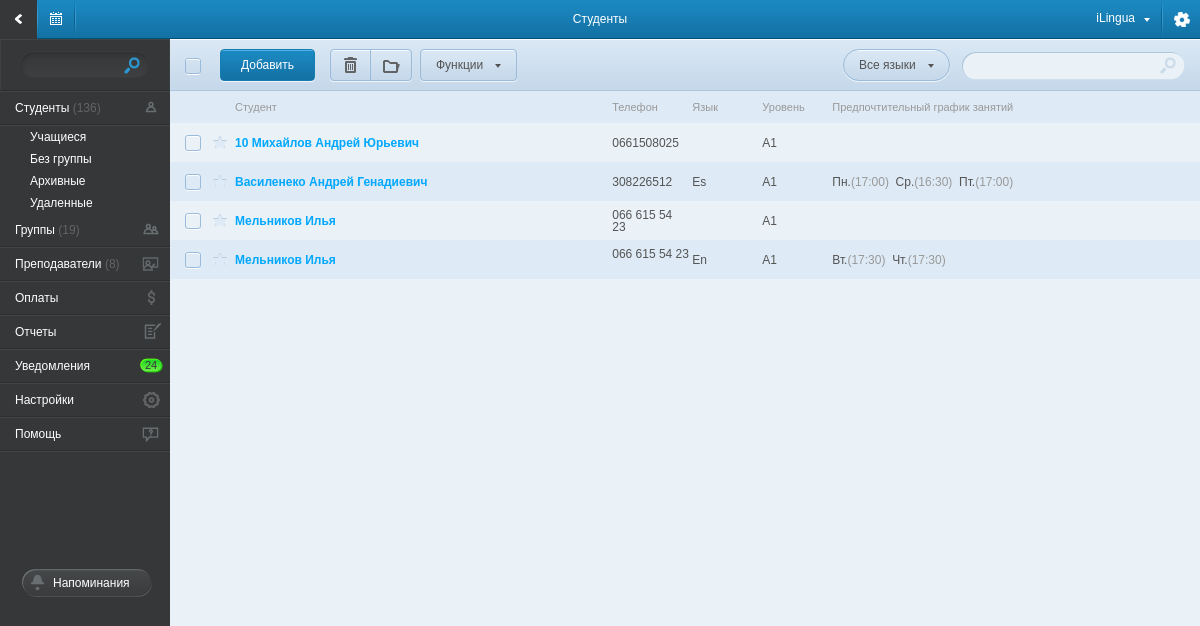
Screenshot of /students/without_group/ with the database file from the repository.
### tables this page shows
CREATE TABLE IF NOT EXISTS `student` (
  `id` int(6) NOT NULL auto_increment,
  `fio` varchar(255) NOT NULL,
  `fio_name` varchar(150) NOT NULL,
  `fio_sname` varchar(150) NOT NULL,
  `fio_mname` varchar(150) NOT NULL,
  `mail` varchar(50) default NULL,
  `phone` varchar(50) NOT NULL,
  `address` varchar(255) default NULL,
  `birthday` timestamp NULL default '0000-00-00 00:00:00',
  `status` int(3) default NULL,
  `comment` text,
  `business_info` varchar(255) default NULL,
  `from_know` varchar(150) default NULL,
  `discount` int(2) default NULL,
  `date` timestamp NOT NULL default '0000-00-00 00:00:00',
  `status_id` int(5) default NULL,
  `test_lesson` timestamp NULL default '0000-00-00 00:00:00',
  `info_obj` text,
  `star` varchar(3) NOT NULL default 'off',
  `delete` varchar(15) NOT NULL default 'live',
  PRIMARY KEY  (`id`)
);

CREATE TABLE IF NOT EXISTS `lang` (
  `id` int(5) NOT NULL auto_increment,
  `name` varchar(100) NOT NULL,
  `short_name` varchar(5) NOT NULL,
  `color` varchar(7) NOT NULL default '#E93030',
  PRIMARY KEY  (`id`)
);

### application/controllers/main.php (called while the page is built, shortened)
<?php if ( ! defined('BASEPATH')) exit('No direct script access allowed');
class main extends CI_Controller{
    function __construct() {
        $this->load->database();
        $this->load->model('list_model',    'list');
        $this->load->model('student_model', 'student');
        $this->load->model('group_model',   'group');
        $this->load->model('payment_model', 'payment');
        $this->load->model('teacher_model', 'teacher');
        $this->load->model('schedule_model','schedule');
        $this->load->helper('valid_data');
        $this->load->helper('date_convert');
        $this->load->helper('student');
        $this->load->helper('other');
    }
    function students( $param = 'live', $status = 1 ){
        $menu_data['student_status']    = $this->list->get_student_status();
        $st_data['status_list']         = $menu_data['student_status'];
        $st_data['lang_list']           = $this->list->get_lang();
        if( $param == 'status' ){
            $st_data['students_list']       = $this->student->get_students_for_status($status);
            $main_data_ar['right_content']  = $this->load->view('page/students_without_group_view', $st_data, TRUE);
        }
        elseif( $param == 'without_group'){
            $st_data['students_list']       = $this->student->get_students_without_group();
            $main_data_ar['right_content']  = $this->load->view('page/students_without_group_view', $st_data, TRUE);
        }
        elseif( $param == 'delete' ){
            $st_data['students_list']       = $this->student->get_del_student();
            $main_data_ar['right_content']  = $this->load->view('page/students_without_group_view', $st_data, TRUE);
        }
        else{
            $st_data['students_list']       = $this->student->get_students_with_lang_group( $param );
            $main_data_ar['right_content']  = $this->load->view('page/students_view', $st_data, TRUE);
        }
        $main_data_ar['title']          = 'Студенты';
        $menu_data['is_students']       = TRUE;
        $main_data_ar['left_menu']      = $this->load->view('component/left_menu_view', $menu_data, TRUE);
        $this->load->view('main_view', $main_data_ar );
    }
}

### index.php (called while the page is built, shortened)
<?php
require_once BASEPATH.'core/CodeIgniter.php';

### application/models/student_model.php (called while the page is built, shortened)
<?php if ( ! defined('BASEPATH')) exit('No direct script access allowed');
class student_model extends CI_Model{
    function get_students_without_group(){
       $query = $this->db->query("  SELECT * FROM `student`
                                    WHERE
                                        `id` NOT IN (   SELECT `student_id`
                                                        FROM
                                                        `student_school_groups`, `school_groups`
                                                        WHERE
                                                            student_school_groups.school_groups_id = school_groups.id
                                                            AND
                                                            school_groups.status != 404
                                                    )
                                        AND
                                        `delete` = 'live' ");
       $return_ar = NULL;
       foreach ( $query->result_array() as $row )
            $return_ar[] = $row;
        return $return_ar;
    }
}

### application/models/list_model.php (called while the page is built, shortened)
<?php if ( ! defined('BASEPATH')) exit('No direct script access allowed');
class list_model extends CI_Model{
    function get_lang(){
        $query = $this->db->query("SELECT * FROM `lang` ORDER BY `name`");
        $return_ar = NULL;
        foreach ( $query->result_array() as $row )
            $return_ar[] = $row;
        return $return_ar;
    }
}

### application/views/page/students_without_group_view.php (the view, shortened to what this page needs)
<div id="right_content">
    <div id="fix_space">
        <div id="fix_top_menu">
            <div id="content_top_block">
                <div id="group_top_block">
                    <div id="check_all_block">
                    </div>
                    <a href="/add_student/" class="top_left_btn_action" style="left:50px;">Добавить</a>
                    <a href="javascript:void(0)" class="top_left_btn top_left_btn_left top_left_btn_del"        style="left:160px;"
                       onclick="del_students('delete')">
                        <div></div>
                    </a>
                    <a href="javascript:void(0)" class="top_left_btn top_left_btn_right top_left_btn_catalog"   style="left:200px;"
                       onclick="del_students('arhive')">
                        <div></div>
                    </a>
                    <a href="javascript:void(0)" class="top_left_btn top_left_btn_list show_slide_list" style="left:250px; width: 80px; position:absolute;">
                        <div>Функции</div>
                    </a>
                    <a href="javascript:void(0)" class="top_left_btn top_left_btn_list show_slide_list lang_filter" style="right:250px; width: 90px; position:absolute;">
                        <div class="jq_lang_filter_title">Все языки</div>
                    </a>
                    <div class="filter_group_top">
                        <input type="text" name="group_filter" id="group_filter" class="jq_st_search" />
                    </div>
                </div>
            </div>
        </div>
    </div>
    <table class="group_tbl ">
        <tr class="group_first_tr">
            <td style="width: 35px;"></td>
            <td style="width: 30px;"></td>
            <td>Студент</td>
            <td style="width: 50px;">Телефон</td>
            <td style="width: 70px;">Язык</td>
            <td style="width: 70px;">Уровень</td>
            <td>Предпочтительный график занятий</td>
        </tr>
        <?
        if ($students_list != NULL):
            foreach ($students_list as $student_ar):
                $info_obj = unserialize($student_ar['info_obj']);
                ?>
                <tr  class="jq_student_str">
                    <td>
                    </td>
                    <td class="group_tbl_star">
                    </td>
                    <td><a href="/student_cart/<?= $student_ar['id'] ?>/"><?= $student_ar['fio'] ?></a></td>
                    <td><?= $student_ar['phone'] ?>&nbsp;&nbsp;&nbsp;&nbsp;</td>
                    <td><? if (is_object($info_obj)) echo $info_obj->prefer_lang ?></td>
                    <td>A1</td>
                    <td><? if (is_object($info_obj)) echo get_schedule_str($info_obj->schedule_ar) ?></td>
                </tr>
                <?
            endforeach;
        else:
            ?>
            <tr>
                <td colspan="8" style="text-align: center;"> В данной категории нет записей </td>
            </tr>
        <? endif; ?>
    </table>
</div>

### application/helpers/student_helper.php (shortened to what this page needs)
<?php if ( ! defined('BASEPATH')) exit('No direct script access allowed');
function get_schedule_str( $schadule_ar ){
    $day_ar = array('Пн.','Вт.','Ср.','Чт.','Пт.','Сб.','Вс.');
    $str = '';
    if( $schadule_ar != NULL ){
        foreach ( $schadule_ar as $day => $time ){
            $time = preg_replace("#(\d{2}:\d{2}):\d{2}#i", "$1", $time);
            $str .= $day_ar[ $day-1 ].'<span>('.$time.')</span>&nbsp;&nbsp;';
        }
    }
    return $str;
}

### css/main.css (style rules this page uses)
body { font-family: Arial,Helvetica,Garuda,sans-serif; font-size: 12px; background-color: #b0b7ba; }
#left_menu, #right_content { display: table-cell; }
#right_content { vertical-align: top; }
#fix_space { height: 52px; }
#content_top_block { background-image: url('/img/bg_center_top_block.png'); height: 52px; position: relative; }
#group_top_block { height: 52px; position: relative; }
#group_top_block div { position: absolute; }
#check_all_block, #check_all_star { width: 20px; height: 20px; left: 0px; top: 18px; }
a.top_left_btn { display: block; position: absolute; width:40px; height: 30px; top: 10px; background-image: url(/img/btn_top_left.png); border: #9abbda solid 1px; border-radius: 4px; box-shadow: 0px 1px 1px #f1f6fa; }
a.top_left_btn_left { border-radius: 4px 0px 0px 4px; }
a.top_left_btn_right { border-radius: 0px 4px 4px 0px; }
a.top_left_btn div { width: inherit; height:inherit; background-image: url(/img/top_pic.png); background-repeat: no-repeat; }
a.top_left_btn_del div { background-position: -37px -58px; }
a.top_left_btn_catalog div { background-position: -4px -58px; }
a.top_left_btn_list { padding-left: 15px; }
a.top_left_btn_list div { background-image: url(/img/top_list_row.png); background-position: right 14px; line-height: 30px; color:#545454; }
a.top_left_btn_action { display: inline-block; position: absolute; top: 10px; height: 30px; line-height: 30px; padding: 0px 20px; color: #fff; background-image: url(/img/btn_top_left_action.png); border: #177cb1 solid 1px; border-radius: 4px; box-shadow: 0px 1px 1px #f1f6fa; }
.lang_filter { border-radius: 20px !important; }
.filter_group_top { background-image: url('/img/filter_group_top.png'); width: 224px; height: 29px; right: 15px; top: 12px; }
.filter_group_top input { position: absolute; width: 180px; height: 16px; left:10px; top: 6px; background: none; border: none; color:#a1a1a1; }
.group_tbl, .memo_tbl { width: 100%; border-collapse: collapse; }
.group_tbl tr:nth-child(odd), .memo_tbl tr:nth-child(odd) { background-color: #deeaf5; }
.group_tbl .group_first_tr, .memo_tbl .group_first_tr { color: #999999 !important; background-image: none !important; }
.group_tbl .group_first_tr td, .memo_tbl .group_first_tr td { height: auto !important; line-height: normal !important; padding: 10px 0px 10px 0px; font-size: 11px; font-weight: normal !important; color: #999999 !important; }
.group_tbl td, .memo_tbl td { height: 39px; vertical-align: middle; color: #545454; }
.group_tbl td span, .memo_tbl td span { color: #999999; }
.group_tbl td a, .memo_tbl td a { color: #00a8ff; text-decoration: none; font-weight: bold; }
a { font-size: 12px; color: #00a8ff; text-decoration: none; font-weight: normal; }

### rows the page displays
student: fio "10 Михайлов Андрей Юрьевич", phone "0661508025"
student: fio "Василенеко Андрей Генадиевич", phone "308226512", prefer_lang "Es", day "Пн.", time "17:00", day "Ср.", time "16:30", day "Пт."
student: fio "Мельников Илья", phone "066 615 54 23"
student: fio "Мельников Илья", phone "066 615 54 23", day "Вт.", time "17:30", day "Чт."
lang: short_name "En"

### other values shown
$title "Студенты"
